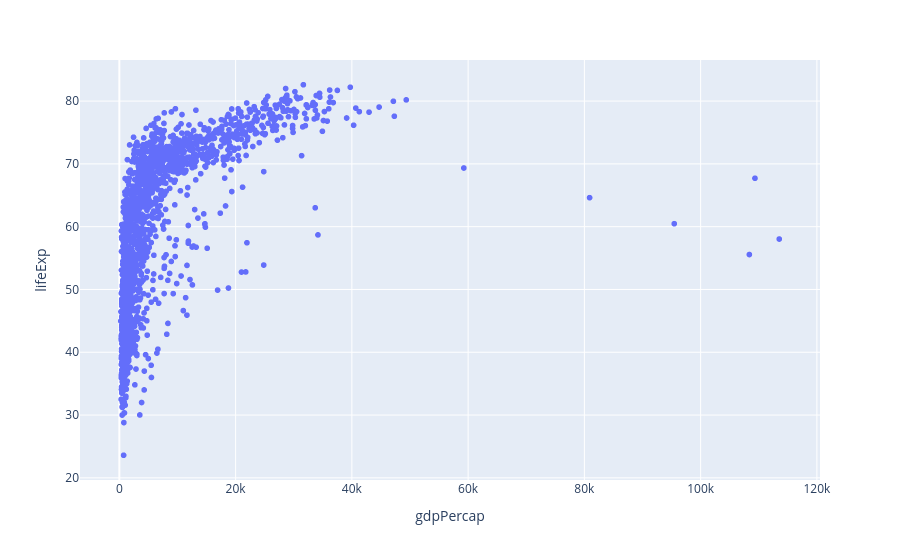

Write notebook code for a chart like this one.
### Markdown cell above
## Working with Plotly Express

Let's take apart our Plotly Expess figure of the Gapminder data and build it up from the beginning, exploring how each feature works.

We'll begin be importing `plotly.express as px` and loading the data - which comes as part of the plotly express package - into a DataFrame.

Then we'll use Plotly to make a simple scatterplot of per capita GDP and Life expectancy.

### Code cell
fig = px.scatter(df,
                 x='gdpPercap',
                 y='lifeExp')

fig.show()

### Figure 1 — Plotly figure (JSON) as saved in the notebook; plotly's stock layout.template omitted (floating-point values rounded to 4 significant figures; data arrays with more than 128 entries replaced by an {"elided": "..."} marker saying what was removed)
{"data": [{"hovertemplate": "gdpPercap=%{x}<br>lifeExp=%{y}<extra></extra>", "legendgroup": "", "marker": {"color": "#636efa", "symbol": "circle"}, "mode": "markers", "name": "", "showlegend": false, "type": "scattergl", "x": {"elided": "1704 float values"}, "xaxis": "x", "y": {"elided": "1704 float values"}, "yaxis": "y"}], "layout": {"autosize": true, "legend": {"tracegroupgap": 0}, "margin": {"t": 60}, "xaxis": {"anchor": "y", "autorange": true, "domain": [0, 1], "range": [-6703.0, 120500.0], "title": {"text": "gdpPercap"}, "type": "linear"}, "yaxis": {"anchor": "x", "autorange": true, "domain": [0, 1], "range": [19.12, 87.09], "title": {"text": "lifeExp"}, "type": "linear"}}}
